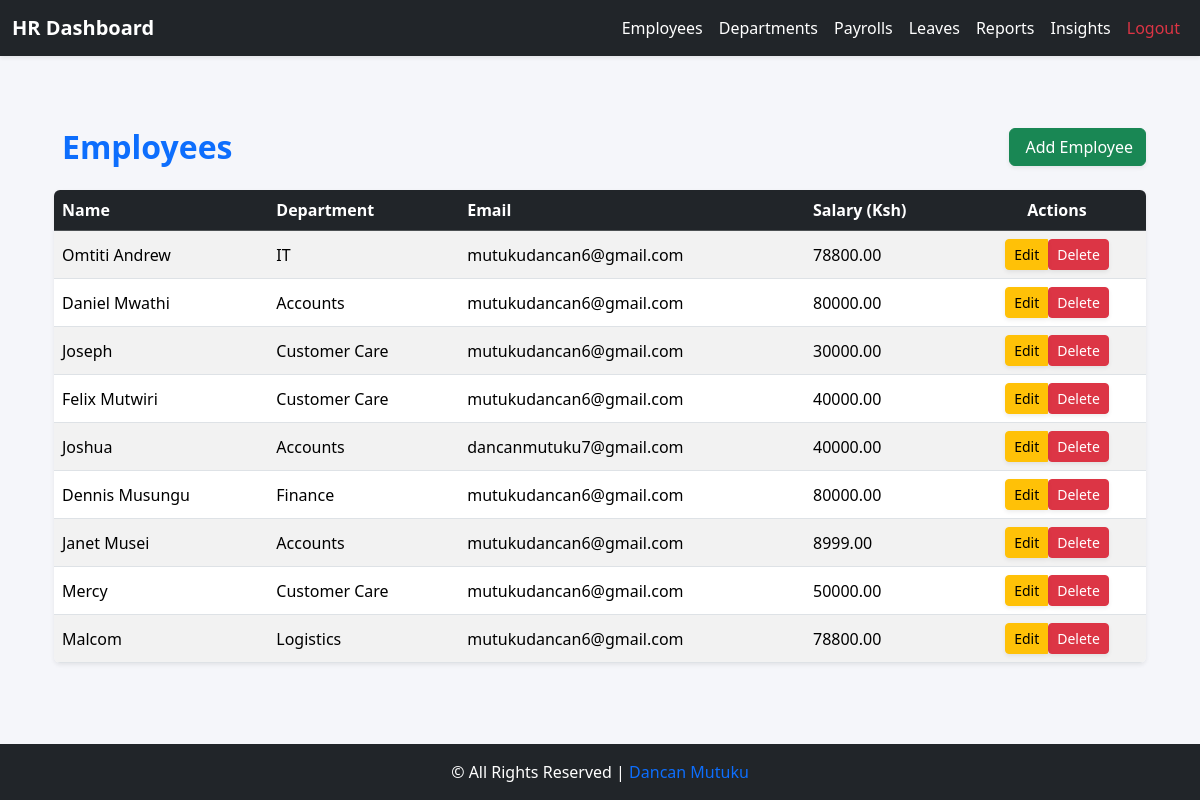
/employee/hr/employees/ (signed in), run on an earlier commit of the app's database.
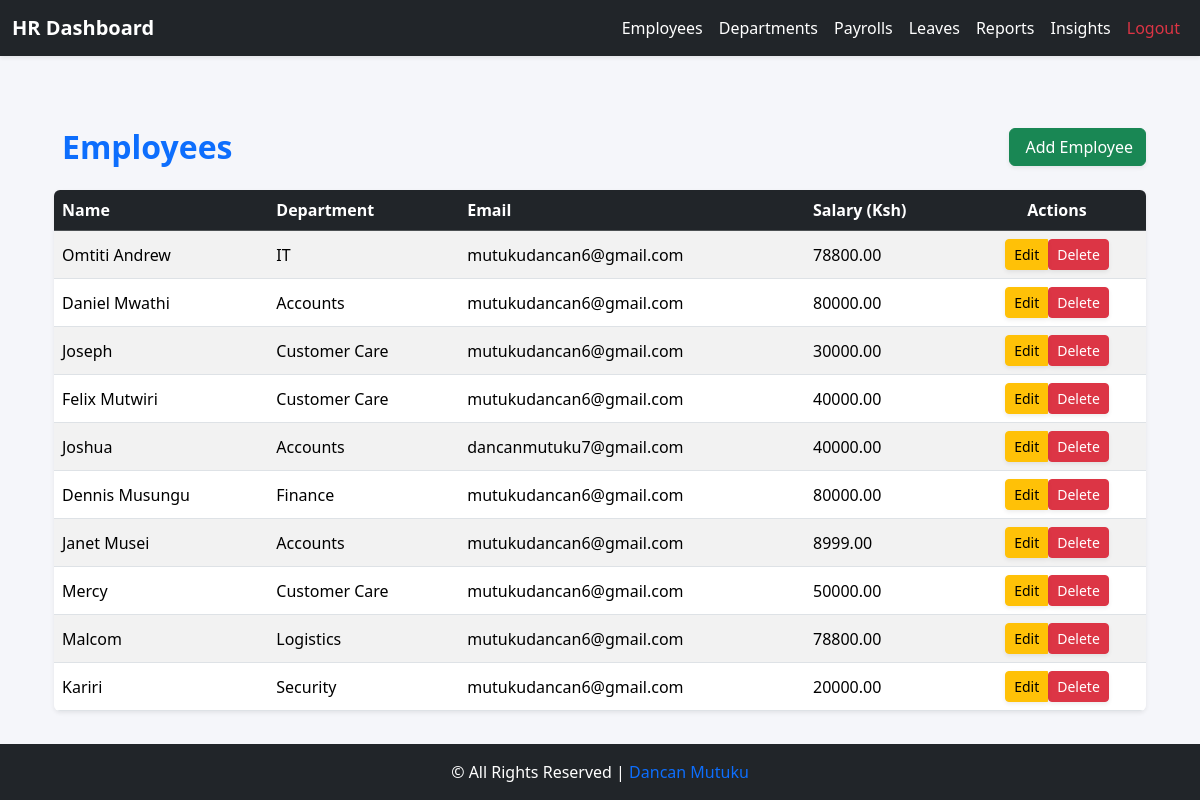
And on a later commit of the database.
### core/models.py (models this page shows, shortened)
class Employee(models.Model):
    GENDER_CHOICES = (
        ("M", "Male"),
        ("F", "Female"),
    )
    user = models.OneToOneField(User, on_delete=models.CASCADE, related_name='employee_profile')
    employee_id = models.CharField(max_length=20, unique=True, blank=True, null=True)
    contact = models.CharField(max_length=20, blank=True)
    dob = models.DateField(null=True, blank=True)
    gender = models.CharField(max_length=1, choices=GENDER_CHOICES, blank=True)
    address = models.TextField(blank=True)
    job_title = models.CharField(max_length=100, blank=True)
    department = models.ForeignKey('Department', on_delete=models.SET_NULL, null=True, blank=True)
    hire_date = models.DateField(null=True, blank=True)
    is_active_employee = models.BooleanField(default=True)
    salary = models.DecimalField(
        max_digits=10, decimal_places=2, default=0, validators=[MinValueValidator(0)]
    )
    profile_picture = models.ImageField(upload_to="profiles/", blank=True, null=True)
    emergency_contact_name = models.CharField(max_length=100, blank=True, null=True)
    emergency_contact_phone = models.CharField(max_length=20, blank=True, null=True)
    annual_leave_balance = models.PositiveIntegerField(default=20)
    sick_leave_balance = models.PositiveIntegerField(default=10)
    contract_start = models.DateField(null=True, blank=True)
    contract_end = models.DateField(null=True, blank=True)

class Department(models.Model):
    name = models.CharField(max_length=100)
    description = models.TextField(blank=True)

### core/views.py (the view)
# urls.py: path("hr/employees/", views.hr_employee_list, name="hr_employee_list"),
@login_required
@group_required('HR')
def hr_employee_list(request):
    employees = Employee.objects.select_related('user', 'department').all()
    return render(request, 'hr/hr_employee_list.html', {'employees': employees})

### core/views.py (called while the page is built)
def group_required(group_name):
    def check(user):
        return user.is_superuser or user.groups.filter(name=group_name).exists()
    return user_passes_test(check)

### core/templates/hr/hr_employee_list.html (shortened to what this page needs)
{% extends "base_hr.html" %}
{% block content %}
<div class="container mt-5">
    <div class="d-flex justify-content-between align-items-center mb-4">
        <h2 class="fw-bold text-primary mb-0">
             Employees
        </h2>
        <a href="{% url 'hr_employee_create' %}" class="btn btn-success shadow-sm">
             Add Employee
        </a>
    </div>
    {% if employees %}
    <div class="table-responsive shadow-sm rounded">
        <table class="table table-striped table-hover align-middle mb-0">
            <thead class="table-dark">
                <tr>
                    <th scope="col">Name</th>
                    <th scope="col">Department</th>
                    <th scope="col">Email</th>
                    <th scope="col">Salary (Ksh)</th>
                    <th scope="col" class="text-center">Actions</th>
                </tr>
            </thead>
            <tbody>
                {% for emp in employees %}
                <tr>
                    <td>{{ emp.user.get_full_name|default:emp.user.username }}</td>
                    <td>{{ emp.department.name|default:"N/A" }}</td>
                    <td>{{ emp.user.email }}</td>
                    <td>{{ emp.salary|floatformat:2 }}</td>
                    <td class="text-center">
                        <div class="btn-group" role="group">
                            <a href="{% url 'hr_employee_edit' emp.pk %}"
                               class="btn btn-sm btn-warning shadow-sm">
                                 Edit
                            </a>
                            <form action="{% url 'hr_employee_delete' emp.pk %}"
                                  method="post" class="d-inline">
                                <button type="submit" class="btn btn-sm btn-danger shadow-sm"
                                        onclick="return confirm('Are you sure you want to delete this employee?');">
                                     Delete
                                </button>
                            </form>
                        </div>
                    </td>
                </tr>
                {% endfor %}
            </tbody>
        </table>
    </div>
    {% else %}
    <div class="alert alert-info text-center shadow-sm mt-4">
        <i class="bi bi-info-circle me-2"></i> No employees found.
    </div>
    {% endif %}
</div>
{% endblock %}

What changed in the data, as far as the page shows it:
added Employee: user.get_full_name "Kariri", department.name "Security", user.email "mutukudancan6@gmail.com", salary "20000.00"
